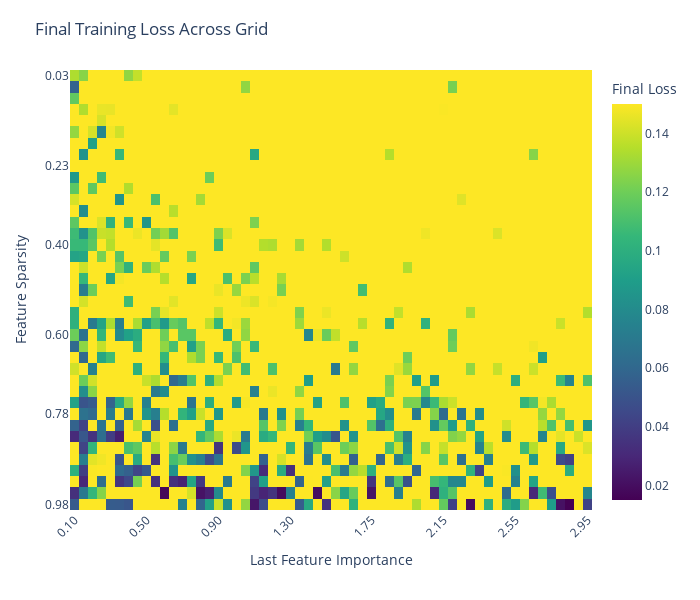

Notebook code for this chart:
### Code cell
run_phase_change(3,1,2, "312")

### Figure 1 — Plotly figure (JSON) as saved in the notebook; plotly's stock layout.template omitted (floating-point values rounded to 4 significant figures; data arrays with more than 128 entries replaced by an {"elided": "..."} marker saying what was removed)
{"data": [{"colorbar": {"title": {"text": "Final Loss"}}, "colorscale": [[0, "#440154"], [0.1111, "#482878"], [0.2222, "#3e4989"], [0.3333, "#31688e"], [0.4444, "#26828e"], [0.5556, "#1f9e89"], [0.6667, "#35b779"], [0.7778, "#6ece58"], [0.8889, "#b5de2b"], [1, "#fde725"]], "hovertemplate": "importance=%{x:.3f}<br>sparsity=%{y:.3f}<br>loss=%{z:.6f}<extra></extra>", "type": "heatmap", "x": [0.1, 0.15, 0.2, 0.25, 0.3, 0.35, 0.4, 0.45, 0.5, 0.55, 0.6, 0.65, 0.7, 0.75, 0.8, 0.85, 0.9, 0.95, 1.0, 1.05, 1.1, 1.15, 1.2, 1.25, 1.3, 1.35, 1.4, 1.45, 1.5, 1.55, 1.6, 1.65, 1.7, 1.75, 1.8, 1.85, 1.9, 1.95, 2.0, 2.05, 2.1, 2.15, 2.2, 2.25, 2.3, 2.35, 2.4, 2.45, 2.5, 2.55, 2.6, 2.65, 2.7, 2.75, 2.8, 2.85, 2.9, 2.95], "y": [0.025, 0.05, 0.075, 0.1, 0.125, 0.15, 0.175, 0.2, 0.225, 0.25, 0.275, 0.3, 0.325, 0.35, 0.375, 0.4, 0.425, 0.45, 0.475, 0.5, 0.525, 0.55, 0.575, 0.6, 0.625, 0.65, 0.675, 0.7, 0.725, 0.75, 0.775, 0.8, 0.825, 0.85, 0.875, 0.9, 0.925, 0.95, 0.975], "z": {"elided": "39x58 float values"}, "zmax": 0.15, "zmin": 0.01511}], "layout": {"height": 600, "margin": {"b": 90, "l": 70, "r": 30, "t": 70}, "title": {"text": "Final Training Loss Across Grid"}, "width": 700, "xaxis": {"tickangle": -45, "tickmode": "array", "ticktext": ["0.10", "0.50", "0.90", "1.30", "1.75", "2.15", "2.55", "2.95"], "tickvals": [0.1, 0.5, 0.9, 1.3, 1.75, 2.15, 2.55, 2.95], "title": {"text": "Last Feature Importance"}}, "yaxis": {"autorange": "reversed", "tickmode": "array", "ticktext": ["0.03", "0.23", "0.40", "0.60", "0.78", "0.98"], "tickvals": [0.025, 0.225, 0.4, 0.6, 0.775, 0.975], "title": {"text": "Feature Sparsity"}}}}
